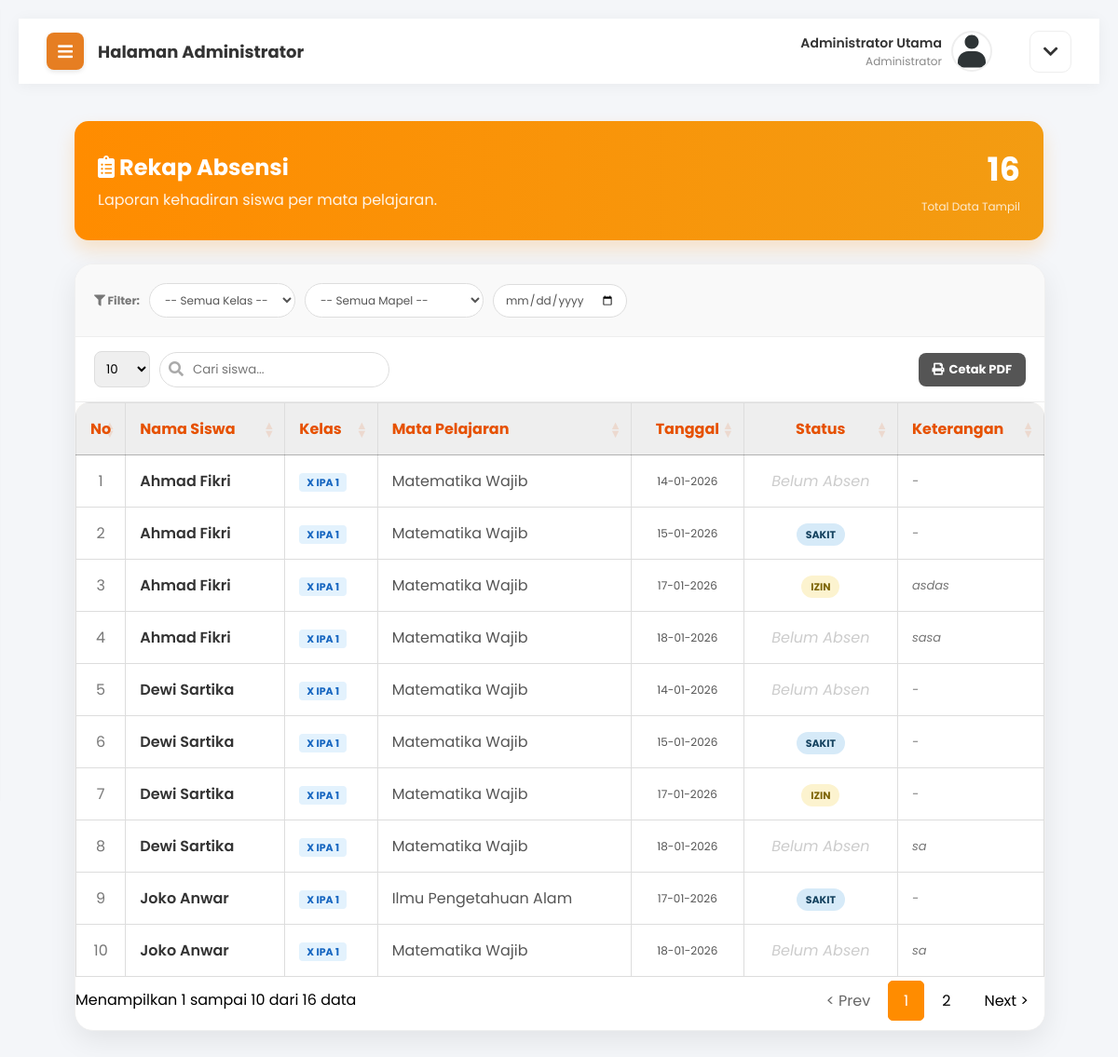
Screenshot of /admin/absensi_rekap.php (signed in) with the database file from the repository.
### tables this page shows
CREATE TABLE `users` (
  `id_user` int(11) NOT NULL,
  `username` varchar(50) NOT NULL,
  `password` varchar(255) NOT NULL,
  `nama_lengkap` varchar(100) NOT NULL,
  `email` varchar(100) DEFAULT NULL,
  `role` enum('admin','guru','siswa') NOT NULL,
  `kelas_id` int(11) DEFAULT NULL,
  `foto_profil` varchar(255) DEFAULT 'default.jpg',
  `created_at` timestamp NOT NULL DEFAULT current_timestamp()
);

CREATE TABLE `kelas` (
  `id_kelas` int(11) NOT NULL,
  `nama_kelas` varchar(20) NOT NULL,
  `wali_kelas_id` int(11) DEFAULT NULL,
  `tahun_ajaran` varchar(20) DEFAULT '-',
  `semester` varchar(20) DEFAULT '-'
);

CREATE TABLE `mapel` (
  `id_mapel` int(11) NOT NULL,
  `kode_mapel` varchar(20) DEFAULT NULL,
  `nama_mapel` varchar(100) NOT NULL,
  `guru_id` int(11) DEFAULT NULL,
  `kelas_id` int(11) DEFAULT NULL,
  `hari` varchar(20) DEFAULT NULL,
  `jam_mulai` time DEFAULT NULL,
  `jam_selesai` time DEFAULT NULL
);

CREATE TABLE `absensi` (
  `id_absensi` int(11) NOT NULL,
  `mapel_id` int(11) NOT NULL,
  `guru_id` int(11) NOT NULL,
  `kelas_id` int(11) NOT NULL,
  `siswa_id` int(11) NOT NULL,
  `tanggal` date NOT NULL,
  `status` enum('hadir','izin','sakit','alpa') NOT NULL,
  `keterangan` text DEFAULT NULL
);

### admin/absensi_rekap.php (the view, shortened to what this page needs)
<?php include 'header.php'; ?>
<link rel="stylesheet" href="https://cdn.datatables.net/1.13.4/css/jquery.dataTables.min.css">
<?php
$f_tanggal = isset($_GET['tanggal']) ? $_GET['tanggal'] : '';
$where_user = " WHERE users.role = 'siswa' ";
$join_condition = " users.id_user = absensi.siswa_id ";
$query_sql = "SELECT users.nama_lengkap, users.id_user, kelas.nama_kelas,
                     absensi.status, absensi.keterangan, absensi.tanggal,
                     mapel.nama_mapel
              FROM users
              JOIN kelas ON users.kelas_id = kelas.id_kelas
              LEFT JOIN absensi ON $join_condition
              LEFT JOIN mapel ON absensi.mapel_id = mapel.id_mapel
              $where_user
              ORDER BY kelas.nama_kelas ASC, users.nama_lengkap ASC";
$q_absen = mysqli_query($koneksi, $query_sql);
$total_data = mysqli_num_rows($q_absen);
?>
<div class="content-body" style="margin-top: -20px;">
    <div class="welcome-banner no-print" style="background: linear-gradient(to right, #FF8C00, #F39C12); color: white; padding: 25px; border-radius: 15px; margin-bottom: 25px; box-shadow: 0 10px 20px rgba(255, 140, 0, 0.2);">
        <div style="display: flex; justify-content: space-between; align-items: center;">
            <div>
                <h2 style="margin: 0; font-size: 24px;"><i class="fas fa-clipboard-list"></i> Rekap Absensi</h2>
                <p style="margin: 5px 0 0 0; opacity: 0.9;">Laporan kehadiran siswa per mata pelajaran.</p>
            </div>
            <div style="text-align: right;">
                <h1 style="margin: 0; font-size: 35px;"><?php echo $total_data; ?></h1>
                <span style="font-size: 12px; opacity: 0.8;">Total Data Tampil</span>
            </div>
        </div>
    </div>
    <div class="modern-form-card" style="padding: 0; overflow: hidden; width: 100%; max-width: 100%;">
        <div class="filter-section no-print" style="padding: 20px; background: #f9f9f9; border-bottom: 1px solid #eee;">
            <form method="GET" action="" style="display: flex; gap: 10px; flex-wrap: wrap; align-items: center;">
                <span style="font-weight: bold; font-size: 12px; color: #777;"><i class="fas fa-filter"></i> Filter:</span>
                <select name="kelas" class="filter-select" onchange="this.form.submit()">
                    <option value="">-- Semua Kelas --</option>
                </select>
                <select name="mapel" class="filter-select" onchange="this.form.submit()">
                    <option value="">-- Semua Mapel --</option>
                </select>
                <input type="date" name="tanggal" class="filter-date" value="<?php echo $f_tanggal; ?>" onchange="this.form.submit()">
            </form>
        </div>
        <div class="no-print" style="padding: 15px 20px; background: #fff; border-bottom: 1px solid #eee; display: flex; justify-content: space-between; align-items: center; flex-wrap: wrap; gap: 10px;">
            <div style="display: flex; gap: 10px; align-items: center;">
                <select id="customLength" style="padding: 8px; border: 1px solid #ddd; border-radius: 8px;"><option value="10">10</option><option value="25">25</option><option value="50">50</option><option value="100">100</option></select>
                <div style="position: relative;">
                    <i class="fas fa-search" style="position: absolute; left: 10px; top: 10px; color: #aaa;"></i>
                    <input type="text" id="customSearch" placeholder="Cari siswa..." style="padding: 8px 10px 8px 35px; border: 1px solid #ddd; border-radius: 20px; outline: none; width: 200px;">
                </div>
            </div>
            <button onclick="window.print()" class="btn-tambah" style="background: #555; color: white; border: none; padding: 8px 15px; border-radius: 8px; font-weight: bold; cursor: pointer; display: flex; align-items: center; gap: 5px; font-size: 13px;">
                <i class="fas fa-print"></i> Cetak PDF
            </button>
        </div>
        <div class="table-responsive" style="padding: 0 0 10px 0;">
            <table class="table table-striped" id="absenTable" style="width: 100%; border-collapse: collapse;">
                <thead style="background: #FFF3E0; color: #E65100;">
                    <tr>
                        <th style="padding: 15px; width: 5%;">No</th>
                        <th style="padding: 15px;">Nama Siswa</th>
                        <th style="padding: 15px;">Kelas</th>
                        <th style="padding: 15px;">Mata Pelajaran</th>
                        <th style="padding: 15px; text-align: center;">Tanggal</th>
                        <th style="padding: 15px; text-align: center;">Status</th>
                        <th style="padding: 15px;">Keterangan</th>
                    </tr>
                </thead>
                <tbody>
                    <?php
                    $no = 1;
                    if($total_data > 0){
                        while($d = mysqli_fetch_array($q_absen)){
                            $status_kode = isset($d['status']) ? strtoupper($d['status']) : '';
                            $badge = "<span style='color:#ccc; font-style:italic;'>Belum Absen</span>";
                            if($status_kode == 'H' || $status_kode == 'HADIR') {
                                $badge = "<span style='background:#d1f2eb; color:#0e6251; padding:4px 10px; border-radius:15px; font-size:11px; font-weight:bold;'>HADIR</span>";
                            }
                            elseif($status_kode == 'S' || $status_kode == 'SAKIT') {
                                $badge = "<span style='background:#d6eaf8; color:#154360; padding:4px 10px; border-radius:15px; font-size:11px; font-weight:bold;'>SAKIT</span>";
                            }
                            elseif($status_kode == 'I' || $status_kode == 'IZIN') {
                                $badge = "<span style='background:#fcf3cf; color:#7d6608; padding:4px 10px; border-radius:15px; font-size:11px; font-weight:bold;'>IZIN</span>";
                            }
                            elseif($status_kode == 'A' || $status_kode == 'ALPA') {
                                $badge = "<span style='background:#fadbd8; color:#78281f; padding:4px 10px; border-radius:15px; font-size:11px; font-weight:bold;'>ALPA</span>";
                            }
                            $tgl_tampil = !empty($d['tanggal']) ? date('d-m-Y', strtotime($d['tanggal'])) : '-';
                            $mapel_tampil = !empty($d['nama_mapel']) ? $d['nama_mapel'] : '-';
                    ?>
                    <tr style="border-bottom: 1px solid #f0f0f0;">
                        <td style="padding: 15px; color: #777; text-align: center;"><?php echo $no++; ?></td>
                        <td style="padding: 15px; font-weight: 600; color: #333;">
                            <?php echo $d['nama_lengkap']; ?>
                        </td>
                        <td style="padding: 15px;">
                            <span style="background: #e3f2fd; color: #1565c0; padding: 2px 8px; border-radius: 4px; font-size: 11px; font-weight: bold;">
                                <?php echo $d['nama_kelas']; ?>
                            </span>
                        </td>
                        <td style="padding: 15px; color: #555;">
                            <?php echo $mapel_tampil; ?>
                        </td>
                        <td style="padding: 15px; text-align: center; color: #555; font-size: 12px;">
                            <?php echo $tgl_tampil; ?>
                        </td>
                        <td style="padding: 15px; text-align: center;">
                            <?php echo $badge; ?>
                        </td>
                        <td style="padding: 15px; color: #777; font-style: italic; font-size: 13px;">
                            <?php echo !empty($d['keterangan']) ? $d['keterangan'] : '-'; ?>
                        </td>
                    </tr>
                    <?php
                        }
                    } else {
                        echo "<tr><td colspan='7' style='text-align:center; padding:40px; color:#999;'>Tidak ada data siswa sesuai filter.</td></tr>";
                    }
                    ?>
                </tbody>
            </table>
        </div>
    </div>
</div>
<?php include 'footer.php'; ?>

### assets/css/style.css (style rules this page uses)
body { background-color: #f4f6f9; font-family: 'Poppins', 'Segoe UI', sans-serif; margin: 0; height: 100vh; display: flex; justify-content: center; align-items: center; overflow: hidden; }
table { width: 100%; border-collapse: collapse; margin-top: 10px; }
table, th, td { border: 1px solid #ddd; }
th, td { padding: 12px; text-align: left; }
th { background-color: #eee; }
body, html { margin: 0; padding: 0; width: 100%; height: 100%; font-family: 'Poppins', sans-serif; overflow-x: hidden; }
body { background-color: #f4f6f9; font-family: 'Segoe UI', 'Poppins', sans-serif; margin: 0; overflow-x: hidden; }
.content-body { padding: 30px; flex: 1; }
.modern-form-card { background-color: #ffffff; width: 100%; max-width: 800px; padding: 40px; border-radius: 20px; box-shadow: 0 10px 30px rgba(0,0,0,0.08); border: 1px solid #f0f0f0; }
.table-responsive { overflow-x: auto; background: #fff; border-radius: 15px; box-shadow: 0 5px 15px rgba(0,0,0,0.05); }
@media screen and (max-width: 1440px) { .table-responsive { display: block; width: 100%; overflow-x: auto; } }
body.dashboard-body { height: auto !important; display: block !important; overflow-x: hidden !important; overflow-y: auto !important; }

### admin/header.php (style rules this page uses)
body, h1, h2, h3, h4, h5, h6, p, a, span, div, table, th, td, input, select, textarea, button { font-family: 'Poppins', sans-serif; }
body { -webkit-font-smoothing: antialiased; -moz-osx-font-smoothing: grayscale; verflow-x: hidden; }

### admin/sidebar.php (style rules this page uses)
body, h1, h2, h3, h4, h5, h6, p, a, span, div, table, th, td, input, select, textarea, button { font-family: 'Poppins', sans-serif; }
body { -webkit-font-smoothing: antialiased; -moz-osx-font-smoothing: grayscale; }

### admin/absensi_rekap.php (style rules this page uses)
body { font-family: 'Poppins', sans-serif; }
table.dataTable.no-footer { border-bottom: 1px solid #eee !important; }
.filter-select { padding: 8px 12px; border: 1px solid #ddd; border-radius: 20px; outline: none; font-size: 12px; cursor: pointer; background: white; color: #555; min-width: 150px; transition: 0.3s; }
.filter-date { padding: 7px 12px; border: 1px solid #ddd; border-radius: 20px; outline: none; font-size: 12px; color: #555; cursor: pointer; }

### rows the page displays
users: nama_lengkap "Ahmad Fikri", kelas.nama_kelas "X IPA 1", mapel.nama_mapel "Matematika Wajib", absensi.tanggal "14-01-2026", absensi.tanggal "15-01-2026", shows "SAKIT", absensi.tanggal "17-01-2026", absensi.keterangan "asdas", absensi.tanggal "18-01-2026", absensi.keterangan "sasa"
users: nama_lengkap "Dewi Sartika", kelas.nama_kelas "X IPA 1", mapel.nama_mapel "Matematika Wajib", absensi.tanggal "14-01-2026", absensi.tanggal "15-01-2026", shows "SAKIT", absensi.tanggal "17-01-2026", absensi.tanggal "18-01-2026", absensi.keterangan "sa"
users: nama_lengkap "Joko Anwar", kelas.nama_kelas "X IPA 1", mapel.nama_mapel "Ilmu Pengetahuan Alam", absensi.tanggal "17-01-2026", shows "SAKIT", mapel.nama_mapel "Matematika Wajib", absensi.tanggal "18-01-2026", absensi.keterangan "sa"

### other values shown
$_SESSION['nama_lengkap'] "Administrator Utama"
$total_data "16"
